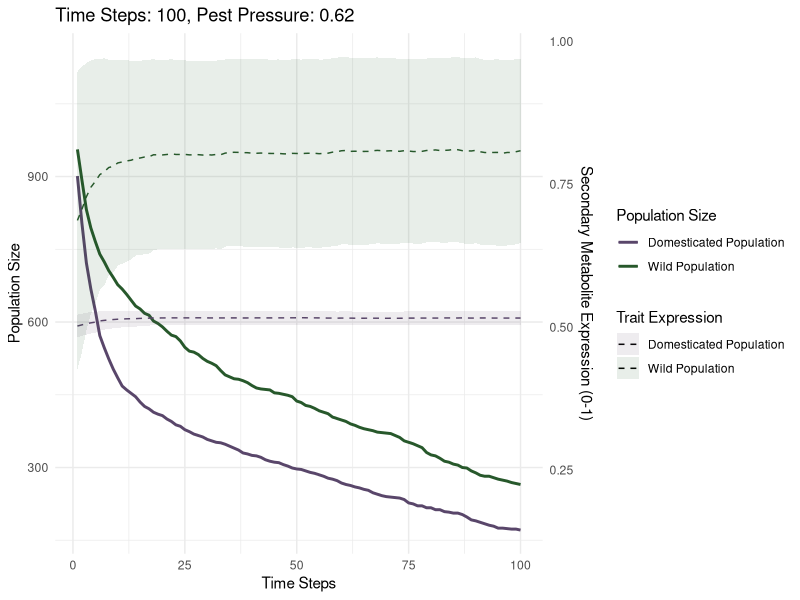

Generate this figure with R: (Note: this script raises an error after producing the figure.)
#' sunflower simulation
#' 2 populations: wild and domesticated ith different levels of secondary metabolite expression
#' Sarah Elizabeth Stockman
#' March 2025
#' 
#' TODO:
#' two populations: wild and domesticated
#' life cycle: growth/production, reproduction, mortality
#' selection pressure: pest pressure
#' traits: secondary metabolite expression
#' when econdary metabolite expression high & high pest pressure then mortality low, but growth lowered
#' when secondary metabolite expression low & high pest pressure then mortality high, growth remain
#' when secondary metabolite expression high & low pest pressure then mortality low, growth remain
#' when secondary metabolite expression low & low pest pressure then mortality high, growth lowered
#' 
#' 

library(data.table) # data manipulation
library(ggplot2) # plotting
library(parallel)  # parallelization

# Initialize parameters
num_wild_population <- 1000
num_domesticated_population <- 1000
time_steps <- 0




# Initialize plant population
initialize_population <- function() {
  # Create wild population
  wild_population <- data.table(
    trait = rnorm(num_wild_population, mean = 0.7, sd = 0.3),  # Gaussian distribution
    growth_rate = NA,
    reproduction_rate = NA,
    resistance = NA,
    size = 1,
    group = "Wild Population"
  )
  
  # Ensure trait value within [0, 1] for wild population
  wild_population[trait < 0, trait := 0]
  wild_population[trait > 1, trait := 1]

  # Create domesticated population
  domesticated_population <- data.table(
    trait = rnorm(num_domesticated_population, mean = 0.5, sd = 0.02),  # Narrow Gaussian distribution
    growth_rate = NA,
    reproduction_rate = NA,
    resistance = NA,
    size = 1,
    group = "Domesticated Population"
  )
  
  # Ensure trait value within [0, 1] for domesticated population
  domesticated_population[trait < 0, trait := 0]
  domesticated_population[trait > 1, trait := 1]

  # Combine populations
  population <- rbind(wild_population, domesticated_population)

  # Initialize plant properties
  population[, growth_rate := 1 - trait]
  population[, reproduction_rate := 1 - trait]
  population[, resistance := trait]

  return(population)
}

# # Grow function
# grow <- function(population) {
#   population[, size := size + growth_rate * 0.1]
#   return(population)
# }

# Updated grow function based on trait and pest pressure
grow <- function(population, pest_pressure) {
  population[, growth_rate := fifelse(trait >= 0.5 & pest_pressure >= 0.5, 0.05,
                               fifelse(trait < 0.5 & pest_pressure < 0.5, 0.05,
                               0.1))]
  population[, size := size + growth_rate]
  return(population)
}


# # mortality function
# suffer_mortality <- function(population, pest_pressure) {
#   mortality_prob <- pest_pressure * (1 - population$resistance) * 0.1
#   survivors <- population[runif(.N) >= mortality_prob]
#   return(survivors)
# }
# Updated mortality function based on trait and pest pressure
suffer_mortality <- function(population, pest_pressure) {
  population[, mortality_prob := fifelse(trait >= 0.5 & pest_pressure >= 0.5, 0.01,
                                  fifelse(trait < 0.5 & pest_pressure >= 0.5, 0.2,
                                  fifelse(trait >= 0.5 & pest_pressure < 0.5, 0.01,
                                  0.15)))]
  survivors <- population[runif(.N) >= mortality_prob]
  return(survivors)
}


# Reproduce function
reproduce <- function(population) {
  # Calculate number of offspring for each individual plant
  reproduction_prob <- population$reproduction_rate * 0.8
  num_offspring <- floor(reproduction_prob) # Ensure integer
  
  # Create new plants based on reproduction probability
  new_plants <- population[rep(1:.N, num_offspring)]
  
  if (nrow(new_plants) > 0) {
    new_plants[, size := 1]
    new_plants[, growth_rate := 1 - trait]
    new_plants[, reproduction_rate := 1 - trait]
    new_plants[, resistance := trait]
    population <- rbind(population, new_plants)
  }
  
  return(population)
}








plot_population <- function(population, time_step, results) {
  wild_population_count <- nrow(population[group == "Wild Population"])
  domesticated_population_count <- nrow(population[group == "Domesticated Population"])
  wild_avg_trait <- mean(population[group == "Wild Population", trait])
  domesticated_avg_trait <- mean(population[group == "Domesticated Population", trait])
  wild_trait_variance <- var(population[group == "Wild Population", trait])
  domesticated_trait_variance <- var(population[group == "Domesticated Population", trait])
  
  # Calculate bounds for variance
  wild_upper_bound <- wild_avg_trait + sqrt(wild_trait_variance)
  wild_lower_bound <- wild_avg_trait - sqrt(wild_trait_variance)
  domesticated_upper_bound <- domesticated_avg_trait + sqrt(domesticated_trait_variance)
  domesticated_lower_bound <- domesticated_avg_trait - sqrt(domesticated_trait_variance)
  
  # Append results to the tracking data.table
  results <- rbind(results, data.table(
    time = time_step,
    group = "Wild Population",
    count = wild_population_count,
    avg_trait = wild_avg_trait,
    trait_variance = wild_trait_variance,
    upper_bound = wild_upper_bound,
    lower_bound = wild_lower_bound
  ))
  results <- rbind(results, data.table(
    time = time_step,
    group = "Domesticated Population",
    count = domesticated_population_count,
    avg_trait = domesticated_avg_trait,
    trait_variance = domesticated_trait_variance,
    upper_bound = domesticated_upper_bound,
    lower_bound = domesticated_lower_bound
  ))
  
  return(results)
}


# simulate <- function(time_steps, pest_pressure) {
#   population <- initialize_population()
#   results <- data.table()
  
#   for (t in 1:time_steps) {
#     pest_pressure <- pest_pressure + sin(t/10) * 0.2  # Oscillates around base value
#     pest_pressure <- min(max(pest_pressure, 0), 1)  # Clamp between 0 and 1
    
#     population <- grow(population, pest_pressure)
#     population <- reproduce(population)
#     population <- suffer_mortality(population, pest_pressure)
#     results <- plot_population(population, t, results)
#   }

#   # [ ... plotting code unchanged ... ]
# }








simulate <- function(time_steps, pest_pressure) {
  population <- initialize_population()
  results <- data.table(
    time = integer(),
    group = character(),
    count = integer(),
    avg_trait = numeric(),
    trait_variance = numeric(),
    upper_bound = numeric(),
    lower_bound = numeric()
  )
  
  for (t in 1:time_steps) {
    pest_pressure <- pest_pressure + sin(t/10) * 0.2  # Oscillates around base value
    pest_pressure <- min(max(pest_pressure, 0), 1)  # Clamp between 0 and 1
    

    population <- grow(population, pest_pressure)
    population <- reproduce(population)
    population <- suffer_mortality(population, pest_pressure)
    results <- plot_population(population, t, results)
  }
  

  ggplot(results, aes(x = time)) +
    # Population size
    geom_line(aes(y = count, color = group), linewidth = 1) +
    # Average trait (scaled to align with population size)
    geom_line(aes(y = avg_trait * max(results$count) / max(results$avg_trait), 
                  color = group, linetype = group)) +
    # Bounding region for variance (scaled to align with population size)
    geom_ribbon(aes(ymin = lower_bound * max(results$count) / max(results$avg_trait), 
                    ymax = upper_bound * max(results$count) / max(results$avg_trait), 
                    fill = group), alpha = 0.1) +
    scale_y_continuous(
      name = "Population Size",
      sec.axis = sec_axis(~ . * max(results$avg_trait) / max(results$count), 
                          name = "Secondary Metabolite Expression (0-1)")
    ) +
    scale_color_manual(
      values = c("Wild Population" = "#27582b", "Domesticated Population" = "#59466a")  # Green and Purple
    ) +
    scale_fill_manual(
      values = c("Wild Population" = "#27582b", "Domesticated Population" = "#59466a")  # Green and Purple
    ) +
    scale_linetype_manual(
    values = c("Wild Population" = "dashed", "Domesticated Population" = "dashed")
    ) +
    guides(
      color = guide_legend(order = 1, title = "Population Size"),
      fill = guide_legend(order = 2, title = "Trait Expression"),
      linetype = guide_legend(order = 2, title = "Trait Expression")
    ) +
    labs(
      title = sprintf("Time Steps: %d, Pest Pressure: %.2f", time_steps, pest_pressure),
      x = "Time Steps",
      color = "Group",
      fill = "Group",
      linetype = "Group"
    ) +
    theme_minimal()
}
  
 # TODO add evoltution
# reproduce <- function(population) {
#   reproduction_prob <- population$reproduction_rate * 0.05
#   num_offspring <- floor(reproduction_prob)
#   new_plants <- population[rep(1:.N, num_offspring)]
#   
#   if (nrow(new_plants) > 0) {
#     new_plants[, trait := pmin(pmax(trait + rnorm(.N, 0, 0.01), 0), 1)]  # Mutation
#     new_plants[, size := 1]
#     new_plants[, growth_rate := 1 - trait]
#     new_plants[, reproduction_rate := 1 - trait]
#     new_plants[, resistance := trait]
#     population <- rbind(population, new_plants)
#   }
#   
#   return(population)
# }


# Run simulation for single instance to test
result_plot <- simulate(time_steps = 100, pest_pressure = 0.8)
result_plot$data

ggsave("simulation_plot.png", plot = result_plot, width = 10, height = 6)

run_simulations_parallel <- function(num_simulations, time_steps, pest_pressure) {
  # Detect the number of available cores
  num_cores <- detectCores() - 1  # Leave one core free for system processes
  
  # Set up a cluster
  cl <- makeCluster(num_cores)
  
  # Load required libraries on each worker
  clusterEvalQ(cl, {
    library(data.table)
    library(ggplot2)
  })
  
  # Export necessary functions and variables to the cluster
  clusterExport(cl, varlist = c("initialize_population", "grow", "reproduce", 
                                "suffer_mortality", "plot_population", "simulate", 
                                "time_steps", "pest_pressure", "num_wild_population", 
                                "num_domesticated_population"), envir = environment())
  
  # Run simulations in parallel
  results_list <- parLapply(cl, 1:num_simulations, function(i) {
    simulate(time_steps, pest_pressure)
  })
  
  # Stop the cluster
  stopCluster(cl)
  
  return(results_list)
}

# Run 1000 simulations in parallel
num_simulations <- 100
time_steps <- 100
pest_pressure <- 0.5

all_results <- run_simulations_parallel(num_simulations, time_steps, pest_pressure)
# TODO aggregate results or visualize
